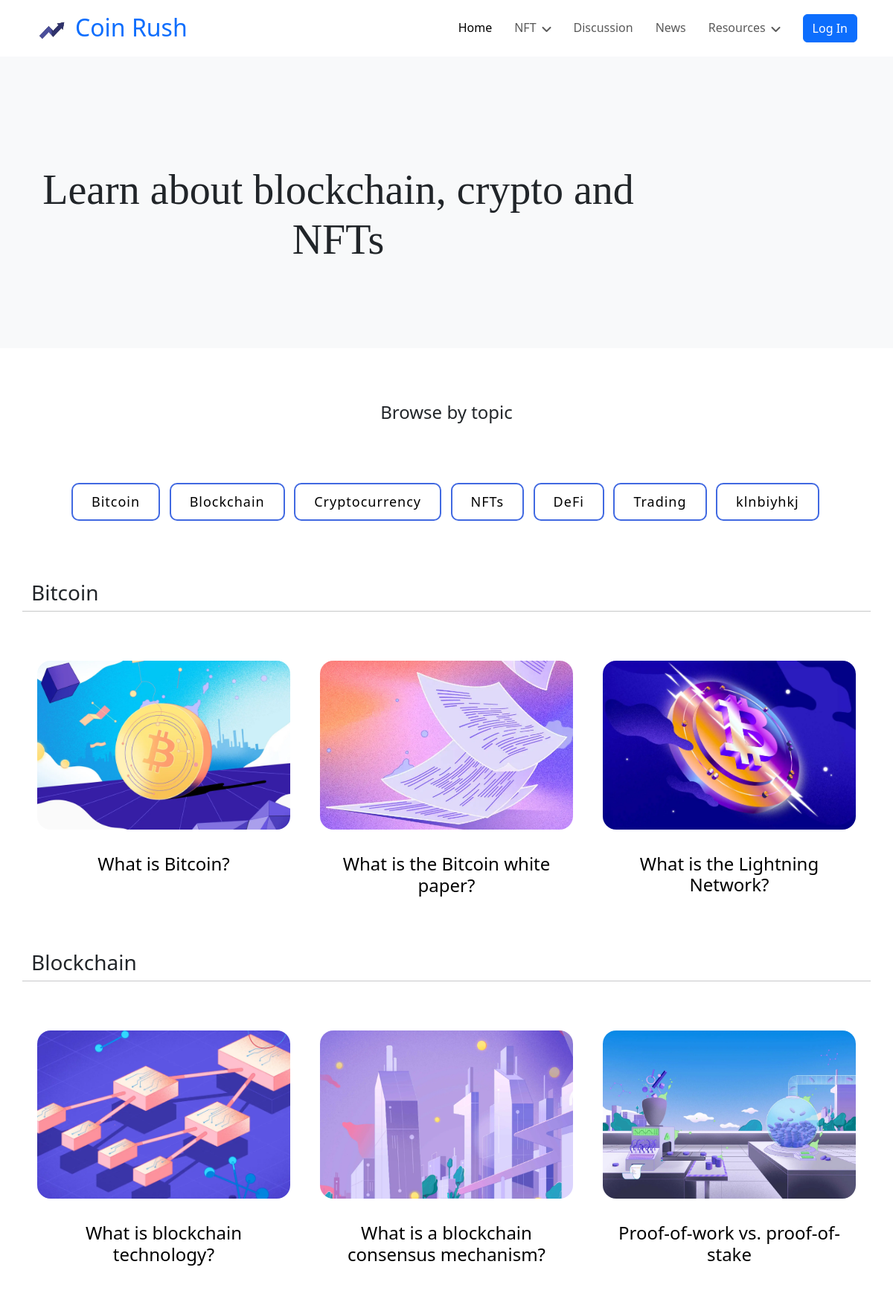
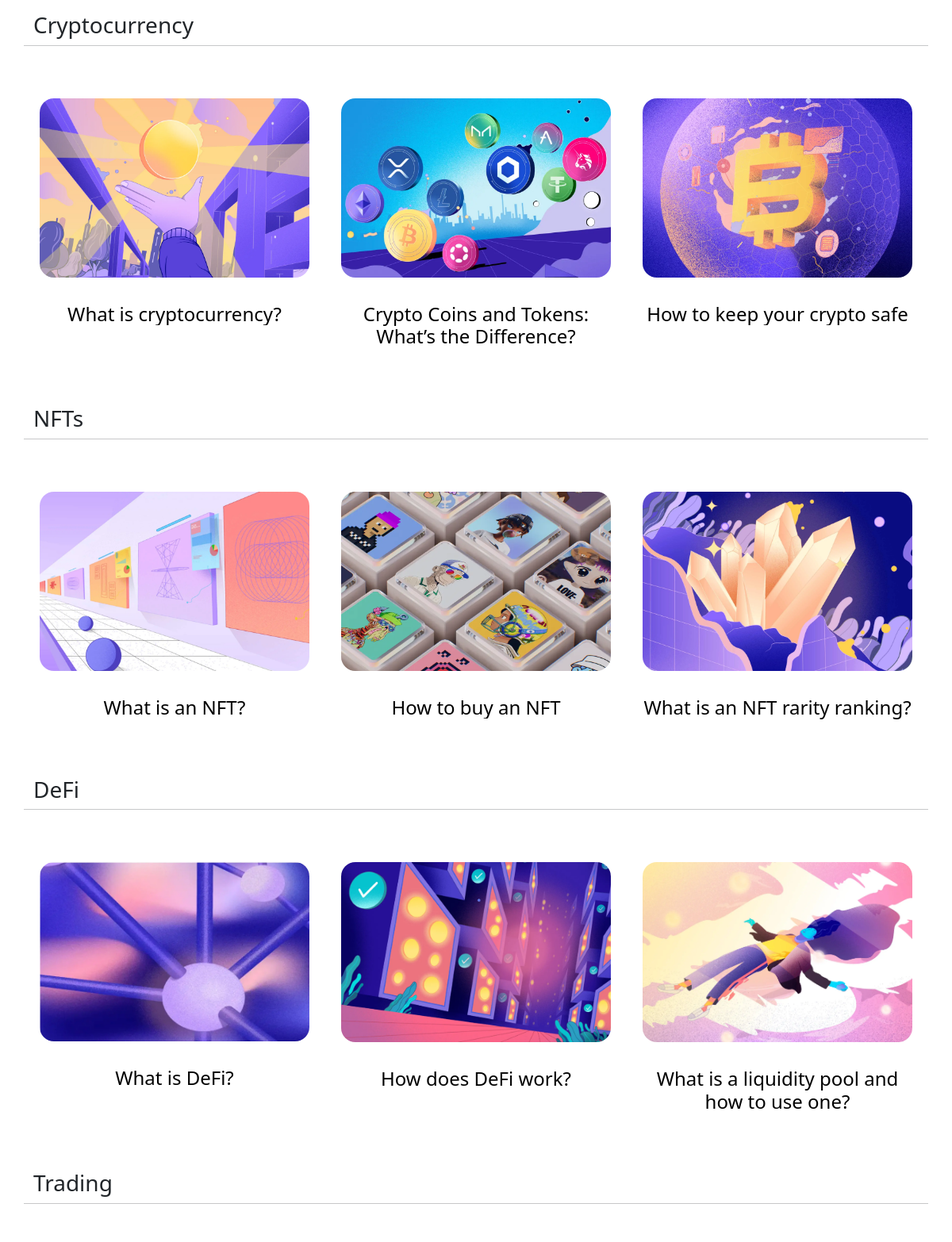
The page /learn/ (upper part) on the database its author committed (2 pictures, top to bottom).
### coinRush/models.py (models this page shows, shortened)
class CourseCategory(models.Model):
    name = models.CharField(max_length=100)
    class Meta:
        verbose_name_plural = "Topics"

class Learn(models.Model):
    title = models.CharField(max_length=100)
    description = models.TextField(blank=True)
    category = models.ForeignKey(CourseCategory, on_delete=models.CASCADE, default=1)
    slug = models.SlugField(default="", null=False)
    image = models.ImageField(
        upload_to="topic_images/",
        null=True,
        blank=True,
        default="topic_images/no-image-available.png",
    )
    class Meta:
        verbose_name_plural = "Subjects"

### coinRush/views.py (the view)
# urls.py: path("learn/", views.categories_course, name="courses"),
def categories_course(request):
    categories = CourseCategory.objects.all()
    url = request.META.get("HTTP_REFERER")
    if request.method == "POST":
        form = TopicCreateForm(request.POST)
        if form.is_valid():
            new_topic = form.cleaned_data["name"]
            existing_topic = CourseCategory.objects.filter(name=new_topic).first()
            if existing_topic:
                messages.error(request, f'Topic "{new_topic}" already exists.')
            else:
                form.save()
                messages.success(request, f'Topic "{new_topic}" created successfully.')
            return redirect(url)
        form2 = SubjectCreateForm(request.POST, request.FILES)
        if form2.is_valid():
            learn_instance = form2.save(commit=False)
            learn_instance.image.upload_to = "topic_images/"
            learn_instance.save()
            messages.success(request, "Subject added successfully!")
            return redirect(url)
    else:
        form = TopicCreateForm()
        form2 = SubjectCreateForm()
    return render(
        request,
        "Learn/learning.html",
        {"categories": categories, "form": form, "form2": form2},
    )

### coinRush/templates/Learn/learning.html (shortened to what this page needs)
{% extends 'Base/base.html' %}
{% load static %}
{% block extraHead %}
    <link rel="stylesheet" type="text/css" href="{% static 'css/learn.css' %}">
{% endblock extraHead %}
{% block content %}
    <div class="container-fluid hero-header bg-light py-2 mb-5">
        <div class="container ">
            <div class="row g-5 align-items-center py-5">
                <div class="col-lg-9">
                    <h1 class="display-4 mb-3 animated slideInDown">Learn about blockchain, crypto and NFTs</h1>
                </div>
                <div class="col-lg-3 animated fadeIn">
                </div>
            </div>
        </div>
    </div><br/>
    <h4>Browse by topic</h4>
    <center><div class="centered-buttons-scroll">
        {% for category in categories %}
            <button class="button1" type="button" onclick="scrollToCategory('{{ category.name }}')">{{ category.name }}</button>&nbsp;&nbsp;
        {% endfor %}
    </div></center>
    <div class="container">
        <div class="row">
            {% for category in categories %}
                <h3 id="{{category.name}}">{{ category.name }}</h3>
                <hr style="margin-left: auto; margin-right: auto">
                {% for course in category.learn_set.all %}
                    <a class="card" href="/learn/{{ course.slug }}/">
                        <div class="header">
                            {% if course.image %}
                            <img class="img-fluid me-2" src="{{ course.image.url }}" alt="{{ course.title }}">
                            {% else %}
                            <img src="{% static 'images/topic_images/no-image-available.png' %}" alt="{{ course.title }}">
                            {% endif %}
                            <h4>{{ course.title }}</h4>
                        </div>
                    </a>
                {% endfor %}
            {% endfor %}
        </div>
    </div>
{% endblock content %}

### coinRush/static/css/styles.css (style rules this page uses)
h4, h5, h6, .h4, .h5, .h6 { font-weight: 500 !important; }

### coinRush/static/css/learn.css (style rules this page uses)
.container { margin-top: 40px; margin-bottom: 40px; }
hr { background-color: #f9f9f7; padding: 0; margin: 50px; }
.card { max-width: 23.2rem; border-width: 1px; border: none; border-color: rgba(219, 234, 254, 1); border-radius: 1rem; background-color: rgba(255, 255, 255, 1); padding: 1rem; margin-left: auto; margin-right: auto; margin-bottom: 1rem; text-decoration: none; box-shadow: 0px 0px 0px grey; -webkit-transition: box-shadow .6s ease-out; }
.header { display: inline-block; align-items: center; grid-gap: 1rem; gap: 1rem; }
.header img { border-radius: 18px; }
h1 { font-size: 60px; font-family: Calibri; text-align: center; margin-top: 50px; margin-left: auto; margin-right: auto; margin-bottom: 2.5rem; font-weight: bold; }
.header h4 { font-weight: 400; color: black; margin-top: 2rem; white-space: normal; overflow: hidden; text-overflow: ellipsis; max-width: 100%; }
h4 { text-align: center; margin-bottom: 2.5rem; }
.centered-buttons-scroll { display: block; justify-content: center; margin-bottom: 5rem; margin-top: 5rem; margin-left: 8%; margin-right: 8%; overflow-x: auto; white-space: nowrap; }
.button1 { position: relative; display: inline-block; margin: auto; padding: 10px 25px; text-align: center; font-size: 18px; letter-spacing: 1px; text-decoration: none; color: black; background: transparent; cursor: pointer; transition: ease-out 0.5s; border: 2px solid royalblue; border-radius: 10px; box-shadow: inset 0 0 0 0 #0d6efd; }

### rows shown on the page
CourseCategory: name "Bitcoin"
CourseCategory: name "Blockchain"
CourseCategory: name "Cryptocurrency"
CourseCategory: name "NFTs"
CourseCategory: name "DeFi"
CourseCategory: name "Trading"
CourseCategory: name "klnbiyhkj"
Learn: image (picture), title "What is Bitcoin?"
Learn: image (picture), title "What is the Bitcoin white paper?"
Learn: image (picture), title "What is the Lightning Network?"
Learn: image (picture), title "What is blockchain technology?"
Learn: image (picture), title "What is a blockchain consensus mechanism?"
Learn: image (picture), title "Proof-of-work vs. proof-of-stake"
Learn: image (picture), title "What is cryptocurrency?"
Learn: image (picture), title "Crypto Coins and Tokens: What’s the Difference?"
Learn: image (picture), title "How to keep your crypto safe"
Learn: image (picture), title "What is an NFT?"
Learn: image (picture), title "How to buy an NFT"
Learn: image (picture), title "What is an NFT rarity ranking?"
Learn: image (picture), title "What is DeFi?"
Learn: image (picture), title "How does DeFi work?"
Learn: image (picture), title "What is a liquidity pool and how to use one?"
